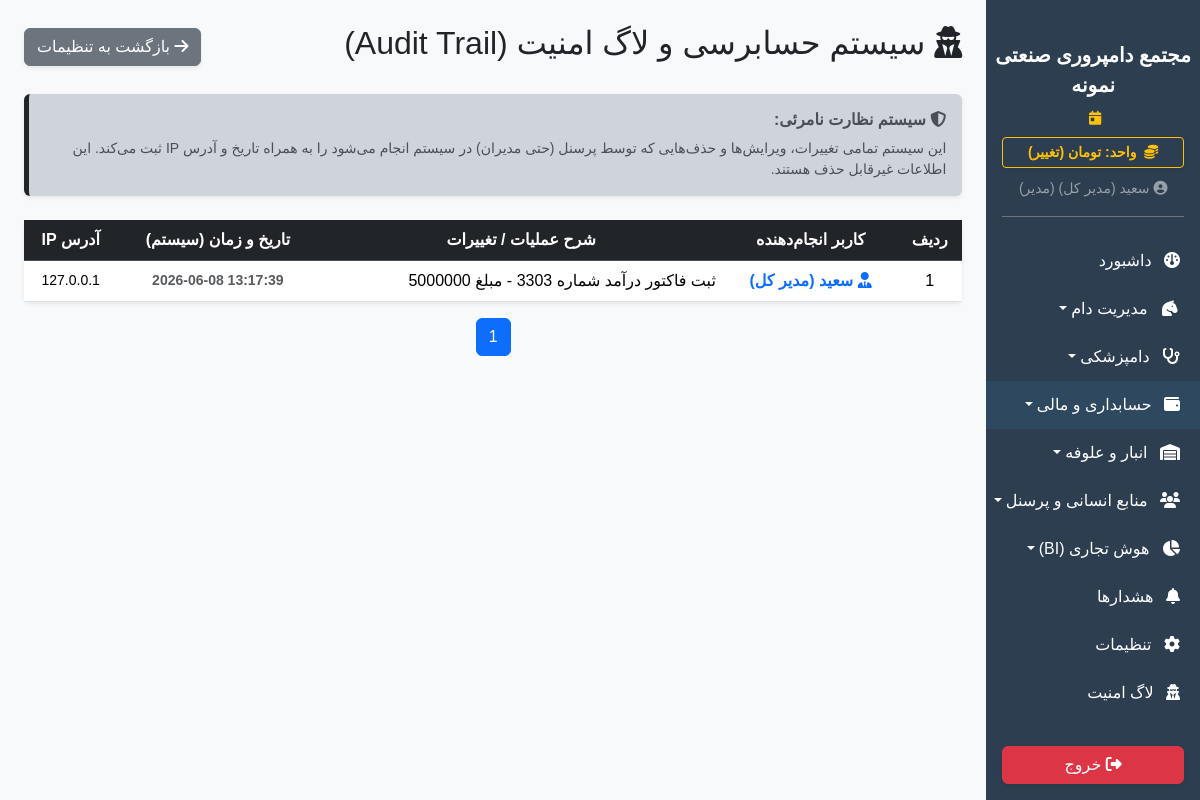
Before: /audit_logs (signed in) with the older database file.
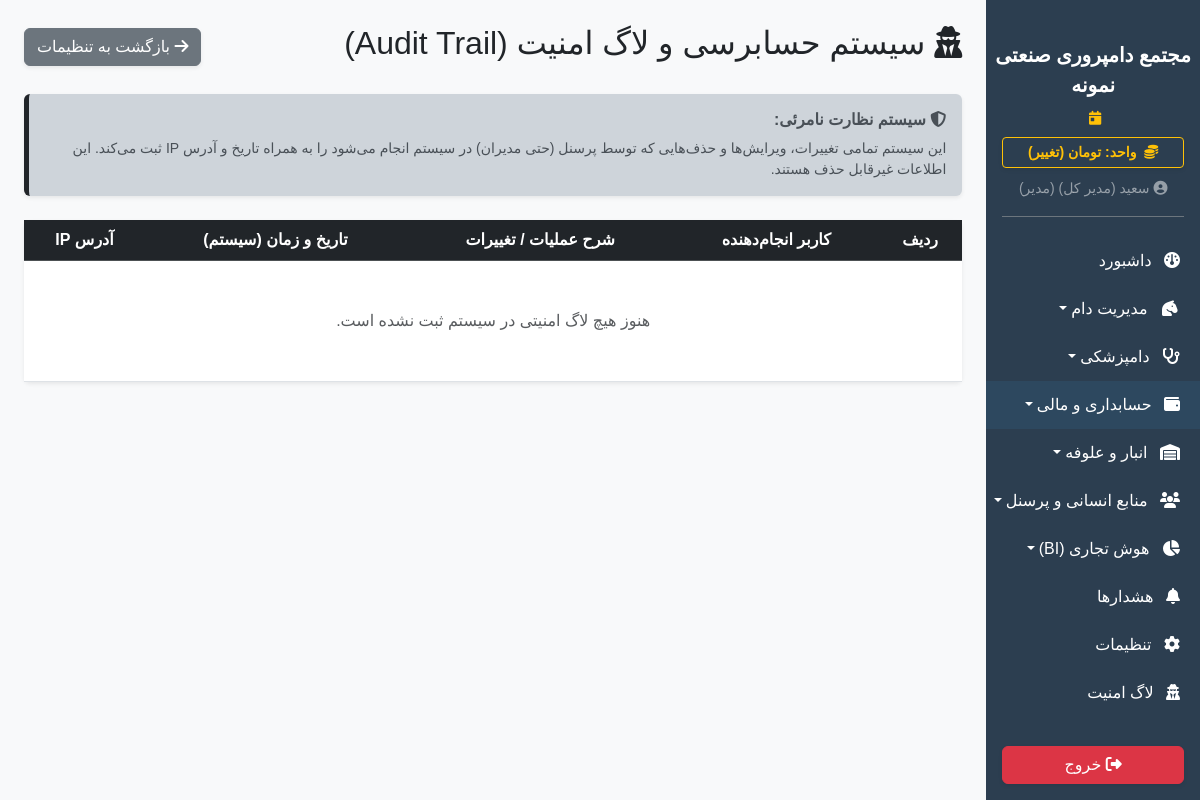
After: the same page with the newer database file.
### app/models.py (models this page shows)
class AuditLog(db.Model):
    id = db.Column(db.Integer, primary_key=True)
    user_name = db.Column(db.String(100), nullable=False) # چه کسی؟
    action = db.Column(db.String(255), nullable=False) # چه کاری کرد؟ (مثلا: ویرایش وزن پلاک 1024)
    timestamp = db.Column(db.DateTime, default=datetime.utcnow) # چه زمانی؟
    ip_address = db.Column(db.String(50), nullable=True)

### app/blueprints/dashboard.py (the view)
@dashboard_bp.route('/audit_logs')
@login_required
def audit_logs():
    from app.models import AuditLog
    if not current_user.can_view_settings and current_user.role != 'مدیر':
        return redirect(url_for('dashboard.index'))
    page = request.args.get('page', 1, type=int)
    target = request.args.get('filter_target')
    query = AuditLog.query
    if target:
        query = query.filter(AuditLog.action.ilike(f"%{target}%"))
    page_size = int(get_setting('page_size', 50))
    logs = query.order_by(AuditLog.timestamp.desc()).paginate(page=page, per_page=page_size, error_out=False)
    return render_template('dashboard/audit.html', logs=logs)

### app/__init__.py (called while the page is built)
def get_system_setting(key, default):
    from app.models import SystemSetting
    s = SystemSetting.query.filter_by(key=key).first()
    return s.value if s else default

### app/blueprints/dashboard.py (called while the page is built)
def get_setting(key, default):
    setting = SystemSetting.query.filter_by(key=key).first()
    return setting.value if setting else default

@dashboard_bp.app_context_processor
def inject_settings():
    try:
        all_settings = {s.key: s.value for s in SystemSetting.query.all()}
    except:
        all_settings = {}
    return dict(system_settings=all_settings)

### app/templates/dashboard/audit.html (shortened to what this page needs)
{% extends 'base.html' %}
{% block content %}
<div class="d-flex justify-content-between align-items-center mb-4">
    <h2><i class="fa-solid fa-user-secret text-dark"></i> سیستم حسابرسی و لاگ امنیت (Audit Trail)</h2>
    <a href="{{ url_for('dashboard.settings') }}" class="btn btn-secondary shadow-sm"><i class="fa-solid fa-arrow-right"></i> بازگشت به تنظیمات</a>
</div>
<div class="alert alert-dark border-0 shadow-sm mb-4 border-end border-dark border-5">
    <h6 class="fw-bold"><i class="fa-solid fa-shield-halved"></i> سیستم نظارت نامرئی:</h6>
    <p class="mb-0 small">این سیستم تمامی تغییرات، ویرایش‌ها و حذف‌هایی که توسط پرسنل (حتی مدیران) در سیستم انجام می‌شود را به همراه تاریخ و آدرس IP ثبت می‌کند. این اطلاعات غیرقابل حذف هستند.</p>
</div>
<div class="card border-0 shadow-sm">
    <div class="card-body p-0">
        <div class="table-responsive">
            <table class="table table-hover align-middle text-center mb-0">
                <thead class="table-dark">
                    <tr>
                        <th>ردیف</th>
                        <th>کاربر انجام‌دهنده</th>
                        <th>شرح عملیات / تغییرات</th>
                        <th>تاریخ و زمان (سیستم)</th>
                        <th>آدرس IP</th>
                    </tr>
                </thead>
                <tbody>
                    {% for log in logs.items %}
                    <tr>
                        <td>{{ loop.index + (logs.page - 1) * logs.per_page }}</td>
                        <td class="fw-bold text-primary"><i class="fa-solid fa-user-tie"></i> {{ log.user_name }}</td>
                        <td class="text-start">{{ log.action }}</td>
                        <td dir="ltr" class="text-muted small fw-bold">{{ log.timestamp.strftime('%Y-%m-%d %H:%M:%S') }}</td>
                        <td dir="ltr" class="small">{{ log.ip_address or 'Localhost' }}</td>
                    </tr>
                    {% else %}
                    <tr><td colspan="5" class="text-center py-5 text-muted">هنوز هیچ لاگ امنیتی در سیستم ثبت نشده است.</td></tr>
                    {% endfor %}
                </tbody>
            </table>
        </div>
    </div>
</div>
<nav class="mt-3" aria-label="Page navigation"><ul class="pagination justify-content-center">{% for p in logs.iter_pages() %}{% if p %}<li class="page-item {% if p == logs.page %}active{% endif %}"><a class="page-link" href="{{ url_for('dashboard.audit_logs', page=p) }}">{{ p }}</a></li>{% else %}<li class="page-item disabled"><span class="page-link">…</span></li>{% endif %}{% endfor %}</ul></nav>
{% endblock %}

Changed rows visible on the page:
removed AuditLog: user_name "سعید (مدیر کل)", action "ثبت فاکتور درآمد شماره 3303 - مبلغ 5000000", timestamp "2026-06-08 13:17:39", ip_address "127.0.0.1"
Other visible differences:
text now shown: "هنوز هیچ لاگ امنیتی در سیستم ثبت نشده است."
list line gone: "1"
